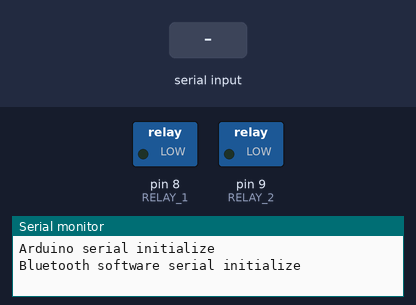
Simulated run of this sketch. Board: Arduino Uno, built with avr-gcc and run on an emulated ATmega328P. Shown: switched loads named in the sketch (green lamp = pin HIGH), the last lines printed to the serial monitor. The test bench sets the inputs (shaded band).

Above: at 1.2 s.
1.3 s: "light1 on" received over the second serial link
At 3.1 s:
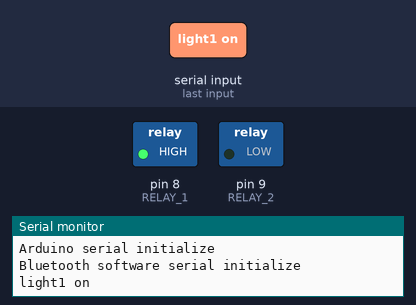
3.8 s: "light2 on" received over the second serial link
At 6.0 s:
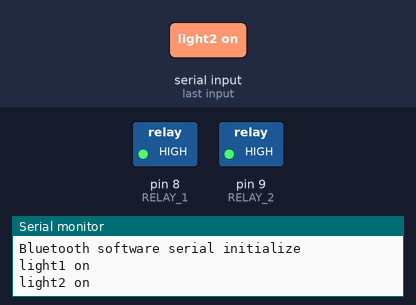
6.3 s: "light1 off" received over the second serial link
At 8.0 s:
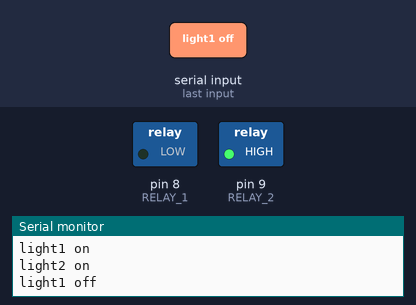
8.7 s: "light2 off" received over the second serial link
At 11.1 s:
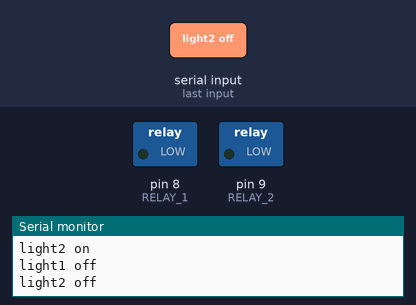
Timing chart, 0 to 12.1 s (numbered marks = the images above; inputs shaded):
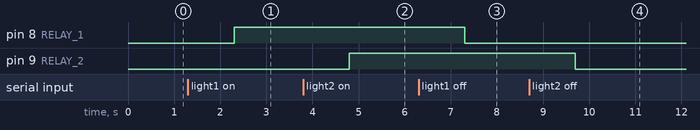

Measured:
- after the input at 1.3 s, pin 8 (RELAY_1): LOW → HIGH after 1.0 s
- after the input at 3.8 s, pin 9 (RELAY_2): LOW → HIGH after 1.0 s
- after the input at 6.3 s, pin 8 (RELAY_1): HIGH → LOW after 1.0 s
- after the input at 8.7 s, pin 9 (RELAY_2): HIGH → LOW after 1.0 s

The sketch:

arduino-bluetooth-relay.ino
```cpp
#include <SoftwareSerial.h>

//Bluetooth Tx pin to Arduino 2
//Bluetooth Rx pin to Arduino 3
#define rxPin 2
#define txPin 3
SoftwareSerial Bluetooth(rxPin,txPin);

#define RELAY_1 8
#define RELAY_2 9

String data = "";

void setup() {

  pinMode(RELAY_1, OUTPUT); //Relay 1
  pinMode(RELAY_2, OUTPUT); //Relay 2

  Serial.begin(115200);
  Serial.println("Arduino serial initialize");

  Bluetooth.begin(9600);
  Serial.println("Bluetooth software serial initialize");
}

void loop() {

  while(Bluetooth.available() > 0){
    data = Bluetooth.readString();
    Serial.println(data);

    data.toLowerCase();
    //NNNNNNNNNNNNNNNNNNNNNNNNNNNNNNNNNNNNNNNNNNNNNNNNNNNNNNNNNN
    //Control Light 1
    //NNNNNNNNNNNNNNNNNNNNNNNNNNNNNNNNNNNNNNNNNNNNNNNNNNNNNNNNNN
    if(data == "light1 on")
      digitalWrite(RELAY_1, HIGH);
    else if(data == "light1 off")
      digitalWrite(RELAY_1, LOW);

    //NNNNNNNNNNNNNNNNNNNNNNNNNNNNNNNNNNNNNNNNNNNNNNNNNNNNNNNNNN
    //Control Light 2
    //NNNNNNNNNNNNNNNNNNNNNNNNNNNNNNNNNNNNNNNNNNNNNNNNNNNNNNNNNN
    else if(data == "light2 on")
      digitalWrite(RELAY_2, HIGH);
    else if(data == "light2 off")
      digitalWrite(RELAY_2 , LOW);
    //NNNNNNNNNNNNNNNNNNNNNNNNNNNNNNNNNNNNNNNNNNNNNNNNNNNNNNNNNN
  }
}
```
